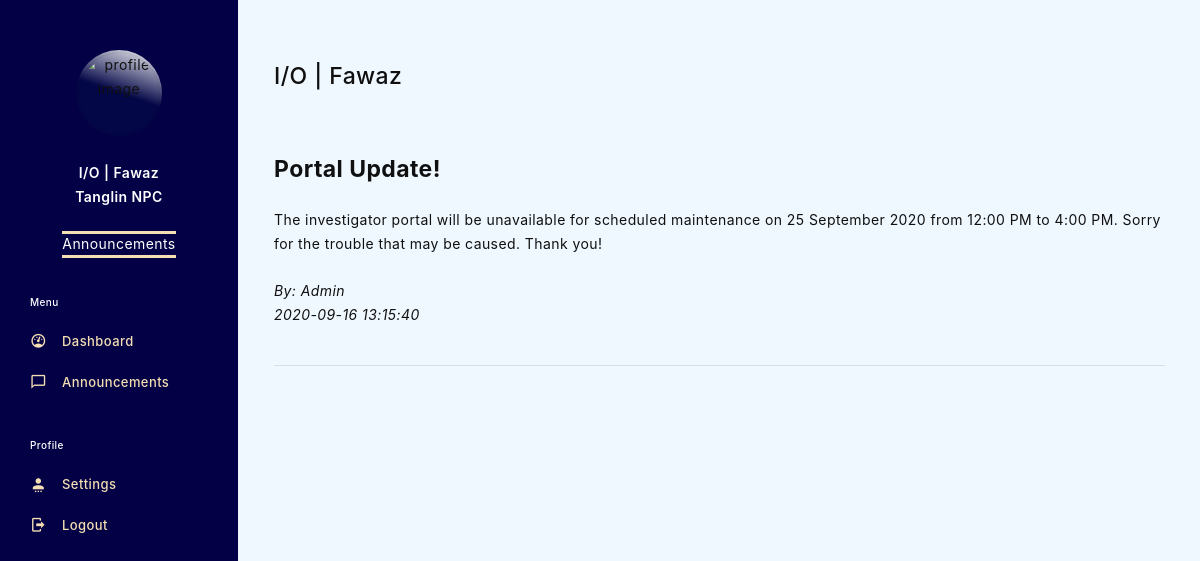
/mp/portal/message/index.php (signed in), run on the app's committed database.
### tables this page shows
CREATE TABLE `news` (
  `id` int(11) NOT NULL,
  `username` varchar(255) NOT NULL,
  `datetime` varchar(255) NOT NULL,
  `title` varchar(255) NOT NULL,
  `message` varchar(255) NOT NULL
);

### mp/portal/message/index.php (the view, shortened to what this page needs)
<?php
include "../evidence/db.php";
?>
<!DOCTYPE html>
<html lang="en">
<head>
  <link rel="stylesheet" href="../../res/portal/assets/vendors/iconfonts/mdi/css/materialdesignicons.css">
  <link rel="stylesheet" href="../../res/portal/assets/css/shared/style.css">
  <link rel="stylesheet" href="../../res/portal/assets/css/shared/style1.css">
</head>
<body>
    <div class="page-body">
      <div class="sidebar">
        <div class="user-profile">
          <div class="display-avatar animated-avatar">
            <img class="profile-img img-lg rounded-circle" src="https://www.police.gov.sg/-/media/logo-spf-white/SPF_Crest.png" alt="profile image">
          </div>
          <div class="info-wrapper">
            <p class="user-name"><?php echo($_SESSION["pr"]); echo(" | "); echo($_SESSION["name"]);?></p>
            <p class="user-pr"><?php echo($_SESSION["branch"]);?></p>
            <br>
            <span class="display-income">Announcements</span>
          </div>
        </div>
        <ul class="navigation-menu">
          <li class="nav-category-divider">Menu</li>
          <li>
            <a href="../b-coc">
              <span class="link-title">Dashboard</span>
              <i class="mdi mdi-gauge link-icon"></i>
            </a>
          </li>
          <li>
            <a href="">
              <span class="link-title">Announcements</span>
              <i class="mdi mdi-message-outline link-icon"></i>
            </a>
          </li>
          <li class="nav-category-divider">Profile</li>
          <li>
            <a href="../profile">
              <span class="link-title">Settings</span>
              <i class="mdi mdi-account-settings link-icon"></i>
            </a>
          </li>
          <li>
            <a href="../../res/login/logout.php">
              <span class="link-title">Logout</span>
              <i class="mdi mdi-logout link-icon"></i>
            </a>
          </li>
        </ul>
      </div>
      <div class="page-content-wrapper">
        <div class="page-content-wrapper-inner">
          <div class="content-viewport">
            <div class="row">
              <div class="col-12 py-5">
                <h4><?php echo($_SESSION["pr"]); echo(" | "); echo($_SESSION["name"]);?></h4>
              </div>
            </div>
            <?php
              $sql = "SELECT id, username, datetime, title, message FROM news";
              $result = $con->query($sql);
              if ($result->num_rows > 0) {
              while($row = $result->fetch_assoc()) {
              echo "<br>";
              echo "<h4><b> " . $row["title"] . "</b></h4>";
              echo "<br>";
              echo "<p>" . $row["message"] . "</p>";
              echo "<br>";
              echo "<p><i>By: ". $row["username"]. "</i></p>";
              echo "<p><i>" . $row["datetime"]. " </i></p>";
              echo "<br>";
              echo "<hr>";
              }
              } else {
                  echo "0 results";
                }
            ?>
          </div>
        </div>
      </div>
    </div>
  </body>
</html>

### mp/res/portal/assets/css/shared/style1.css (style rules this page uses)
.sidebar { position: relative; display: block; height: 100%; min-height: 100vh; width: 17rem; min-width: 17rem; max-width: 17rem; background: #030045; }
.sidebar .user-profile { padding: 50px 0 0 0; display: flex; flex-direction: column; text-align: center; }
.sidebar .user-profile .user-name { font-weight: 600; margin-top: 25px; color: white; }
.sidebar .user-profile .user-pr { font-weight: 600; color: white; }
.sidebar .user-profile .display-income { padding-top: 1px; padding-bottom: 3px; color: white; border-bottom: 3px solid wheat; border-top: 3px solid wheat; }
.sidebar .navigation-menu { padding-left: 0; padding-bottom: 80px; margin-bottom: 0; margin-top: 18px; }
.sidebar .navigation-menu li { display: block; margin: 0; transition-duration: 0.25s; transition-timing-function: cubic-bezier(0.26, 0.66, 0.45, 0.78); transition-property: "background"; }
.sidebar .navigation-menu li.nav-category-divider { position: -webkit-sticky; position: sticky; top: 64px; display: block; margin: 15px 0px 0px 0px; padding: 20px 30px 10px 30px; font-size: 10px; color: white; z-index: 1; font-weight: 500; }
.sidebar .navigation-menu li.nav-category-divider:first-child { margin-top: 0; }
.sidebar .navigation-menu li a { display: flex; align-items: center; flex-direction: row-reverse; justify-content: flex-end; padding: 12px 30px 12px 30px; font-size: 13px; line-height: 1; color: wheat; letter-spacing: 0.03rem; font-weight: 500; max-width: 100%; white-space: nowrap; text-overflow: ellipsis; overflow: hidden; }
.sidebar .navigation-menu li a .link-icon { margin-right: 15px; line-height: 1; color: wheat; font-size: 1.1875rem; transition-duration: 0.3s; transition-property: "margin-right"; }
.sidebar .navigation-menu li:last-child a { border-bottom: none; }
.page-body { background: #fff; }
.page-content-wrapper { border-left: 1px solid #f2f4f9; }

### data on the page
news: title "Portal Update!", message "The investigator portal will be unavailable for scheduled maintenance on 25 September 2020 from 12:00 PM to 4:00 PM. Sorry for the trouble that may be caused. Thank you!", username "Admin", datetime "2020-09-16 13:15:40"

### other printed values
$_SESSION["pr"] "I/O"
$_SESSION["name"] "Fawaz"
$_SESSION["branch"] "Tanglin NPC"
